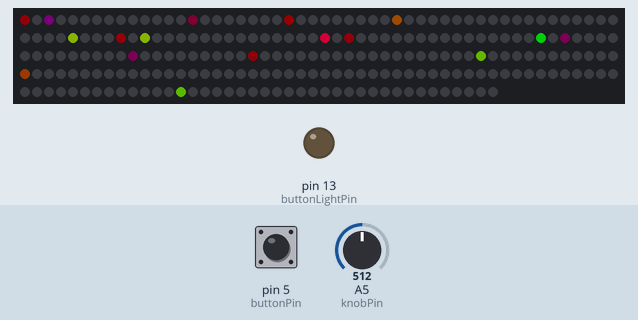
Simulated run of this sketch. Board: Arduino Uno, built with avr-gcc and run on an emulated ATmega328P. Parts: 240 RGB LEDs in strip order, left to right, continuing on the next row, output pins drawn as LEDs (lit = HIGH). Inputs (shaded band) come from the test bench; at power-on: pin 5 (buttonPin) HIGH, A5 (knobPin) = 512. Dim RGB values are drawn brighter than linear; random numbers use the default seed unless the sketch sets one.

Above: at 1.5 s.
1.6 s: pin 5 (buttonPin) pulled LOW for 0.15 s
At 1.88 s:
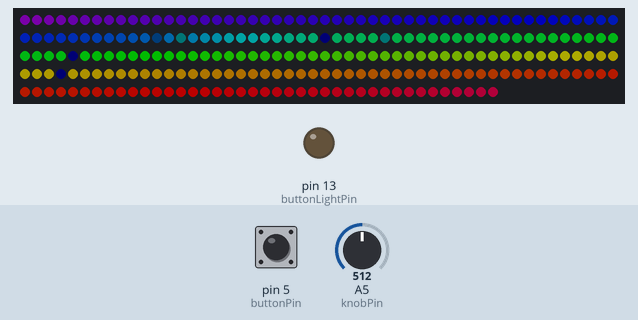
2.3 s: A5 (knobPin) set to 716
At 4.1 s:
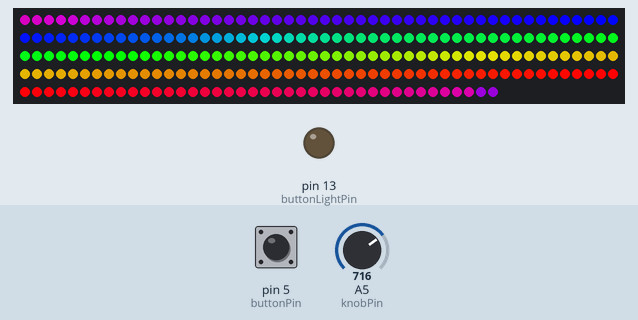
5.1 s: A5 (knobPin) set to 511
At 6.9 s:
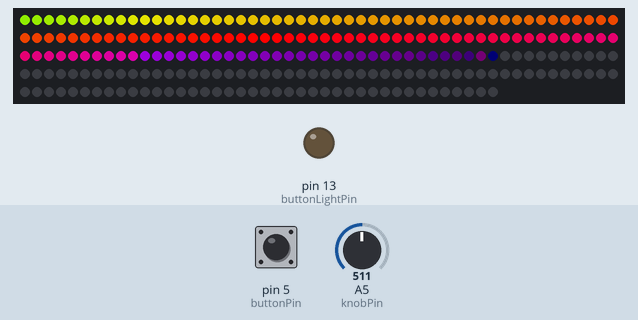
7.2 s: pin 5 (buttonPin) pulled LOW for 1 s
At 8.29 s:
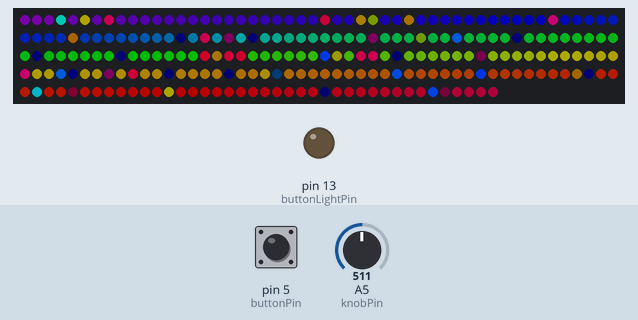
8.8 s: pin 5 (buttonPin) pulled LOW for 3.2 s
At 12.46 s:
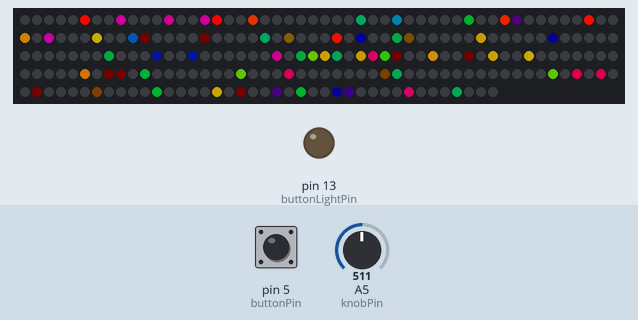
12.6 s: pin 5 (buttonPin) pulled LOW for 0.15 s
At 12.88 s:
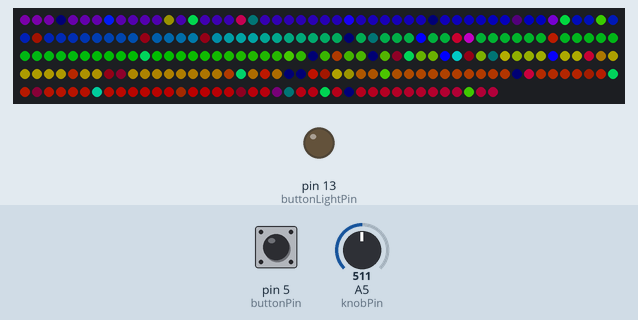
Timing chart, 0 to 15.6 s (numbered marks = the images above; inputs shaded):
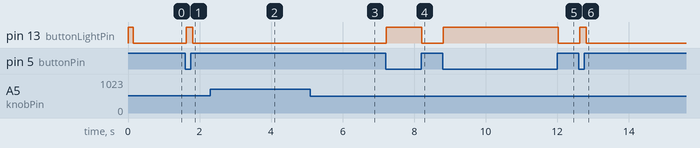

The sketch:

time_machine_v0_2019.ino
```cpp
#include "FastLED.h"
#define lightPin 10
#define buttonPin 5
#define buttonLightPin 13
#define knobPin A5
#define lct 240
CRGB leds[lct];
unsigned long firefliesArray[lct];
boolean traveling = false;
unsigned long travelMillis = 0;
float level = 0.000;
void setup() {
  pinMode(buttonPin, INPUT_PULLUP);
  pinMode(buttonLightPin, OUTPUT);
  pinMode(knobPin, INPUT);
  digitalWrite(buttonLightPin, HIGH);
  delay(150);
  digitalWrite(buttonLightPin, LOW);
  delay(150);
  digitalWrite(buttonLightPin, LOW);
  FastLED.addLeds<NEOPIXEL, lightPin>(leds, lct);
}
void loop() {
  if (digitalRead(buttonPin) == LOW) {
    if (traveling != true) {
      traveling = true;
      digitalWrite(buttonLightPin, HIGH);
      travelMillis = millis();
    }
  } else {
    if (traveling != false) {
      traveling = false;
      digitalWrite(buttonLightPin, LOW);
      travelMillis = millis();
    }
  }
  level = level * .8 + .2 * constrain(map(analogRead(knobPin), 375, 631, -35, lct - 1), -35, lct - 1);
  if (traveling) {
    for (int i = 0; i < lct; i++) {
      leds[i] = CHSV((200 - i * lct / 255) % 256, 255, constrain(map(level, 0, lct - 3, 255, 0), 0, 255));
    }
    firefliesDTHSOC(45, 500, 0, 255, false, true);
  } else {
    if (millis() - travelMillis < 1800) {
      firefliesDTHSOC(constrain(map(millis() - travelMillis, 0, 1300, 45, 0), 0, 45), 500, 0, 255, true, true);

    } else { //not traveling
      for (int i = 0; i < lct; i++) {
        if (i <= level) {
          leds[i] = CHSV(map(level - i + 200, 0, lct - 1, 0, 255) % 256, 255, 255);
        } else {
          leds[i] = CRGB(0, 0, 0);
        }
      }
      for (int i = level; i < level + 30; i++) {
        if (i >= 0 && i < lct) {
          leds[i] = CHSV(200, 255, map(i, level, level + 30, 255, 0));
        }
      }
    }
  }
  FastLED.show();
}
void firefliesDTHSOC(float d, int t, int h, int s, boolean o, boolean c) {
  for (int i = 0; i < lct; i++) {
    if (-firefliesArray[i] + millis() > t) {
      if (random(0, 1000) < d) {
        firefliesArray[random(0, lct - 1)] = millis();
      }
    }
  }
  for (int i = 0; i < lct; i++) {
    if (c == true) {
      h = firefliesArray[i] % 256;
    }
    if (-firefliesArray[i] + millis() <= t / 2 && -firefliesArray[i] + millis() > 0) {
      leds[i] = CHSV(h, s, map(millis() - firefliesArray[i], 0, t / 2, 0, 255));
    }
    if (-firefliesArray[i] + millis() > t / 2 && -firefliesArray[i] + millis() <= t) {
      leds[i] = CHSV(h, s, map(millis() - firefliesArray[i], t / 2, t, 255, 0));
    }
    if (-firefliesArray[i] + millis() > t && o == true) {
      leds[i] = CRGB(0, 0, 0);
    }
  }
}
```

Measured:
- after the input at 1.6 s, pin 13 (buttonLightPin): LOW → HIGH at once, → LOW 0.18 s later
- after the input at 5.1 s, the LEDs: first change after 0.29 s (image 3 shows a later state)
- after the input at 7.2 s, pin 13 (buttonLightPin): LOW → HIGH at once, → LOW 0.99 s later; the LEDs: first change after 0.10 s (image 4 shows a later state)
- after the input at 8.8 s, pin 13 (buttonLightPin): LOW → HIGH at once, → LOW 3.2 s later
- after the input at 12.6 s, pin 13 (buttonLightPin): LOW → HIGH at once, → LOW 0.18 s later
